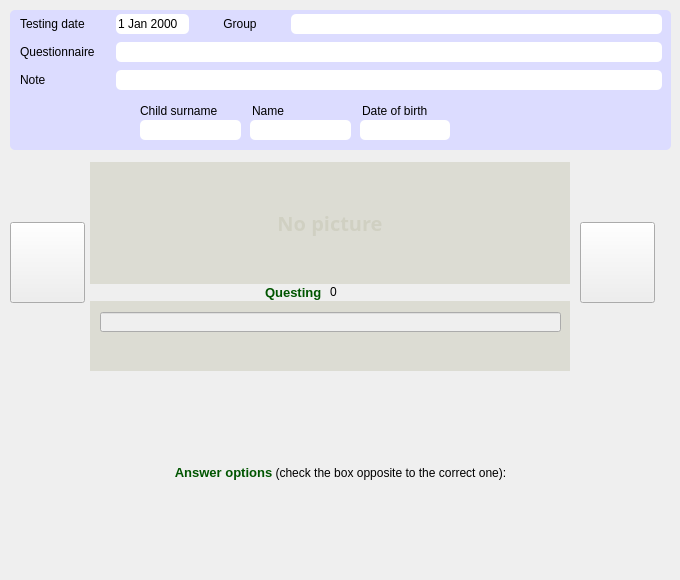
<?xml version="1.0" encoding="UTF-8"?>
<ui version="4.0">
 <class>InputTestWdg</class>
 <widget class="QWidget" name="InputTestWdg">
  <property name="geometry">
   <rect>
    <x>0</x>
    <y>0</y>
    <width>680</width>
    <height>580</height>
   </rect>
  </property>
  <property name="minimumSize">
   <size>
    <width>680</width>
    <height>580</height>
   </size>
  </property>
  <property name="maximumSize">
   <size>
    <width>680</width>
    <height>580</height>
   </size>
  </property>
  <property name="windowTitle">
   <string>Entering test results</string>
  </property>
  <widget class="QWidget" name="layoutWidget">
   <property name="geometry">
    <rect>
     <x>10</x>
     <y>10</y>
     <width>661</width>
     <height>561</height>
    </rect>
   </property>
   <layout class="QVBoxLayout" name="verticalLayout_3">
    <property name="spacing">
     <number>2</number>
    </property>
    <item>
     <widget class="QFrame" name="wgHeader">
      <property name="minimumSize">
       <size>
        <width>0</width>
        <height>140</height>
       </size>
      </property>
      <property name="maximumSize">
       <size>
        <width>16777215</width>
        <height>140</height>
       </size>
      </property>
      <property name="styleSheet">
       <string notr="true">background: rgb(220,220,255);
border-radius: 5px;</string>
      </property>
      <widget class="QLabel" name="lbChildSurname">
       <property name="geometry">
        <rect>
         <x>130</x>
         <y>94</y>
         <width>100</width>
         <height>13</height>
        </rect>
       </property>
       <property name="text">
        <string>Child surname</string>
       </property>
      </widget>
      <widget class="QLineEdit" name="leSurname">
       <property name="geometry">
        <rect>
         <x>130</x>
         <y>110</y>
         <width>101</width>
         <height>20</height>
        </rect>
       </property>
       <property name="styleSheet">
        <string notr="true">background: white;</string>
       </property>
       <property name="readOnly">
        <bool>true</bool>
       </property>
      </widget>
      <widget class="QToolButton" name="tbPrevChild">
       <property name="geometry">
        <rect>
         <x>80</x>
         <y>100</y>
         <width>34</width>
         <height>34</height>
        </rect>
       </property>
       <property name="text">
        <string/>
       </property>
       <property name="icon">
        <iconset resource="fingram.qrc">
         <normaloff>:/resources/toleft.png</normaloff>:/resources/toleft.png</iconset>
       </property>
       <property name="iconSize">
        <size>
         <width>32</width>
         <height>32</height>
        </size>
       </property>
      </widget>
      <widget class="QToolButton" name="tbNextChild">
       <property name="geometry">
        <rect>
         <x>460</x>
         <y>100</y>
         <width>34</width>
         <height>34</height>
        </rect>
       </property>
       <property name="text">
        <string/>
       </property>
       <property name="icon">
        <iconset resource="fingram.qrc">
         <normaloff>:/resources/toright.png</normaloff>:/resources/toright.png</iconset>
       </property>
       <property name="iconSize">
        <size>
         <width>32</width>
         <height>32</height>
        </size>
       </property>
      </widget>
      <widget class="QLineEdit" name="leName">
       <property name="geometry">
        <rect>
         <x>240</x>
         <y>110</y>
         <width>101</width>
         <height>20</height>
        </rect>
       </property>
       <property name="styleSheet">
        <string notr="true">background: white;</string>
       </property>
       <property name="readOnly">
        <bool>true</bool>
       </property>
      </widget>
      <widget class="QLineEdit" name="leDateBirth">
       <property name="geometry">
        <rect>
         <x>350</x>
         <y>110</y>
         <width>90</width>
         <height>20</height>
        </rect>
       </property>
       <property name="styleSheet">
        <string notr="true">background: white;</string>
       </property>
       <property name="readOnly">
        <bool>true</bool>
       </property>
      </widget>
      <widget class="QLabel" name="lbChildName">
       <property name="geometry">
        <rect>
         <x>242</x>
         <y>94</y>
         <width>50</width>
         <height>13</height>
        </rect>
       </property>
       <property name="text">
        <string>Name</string>
       </property>
      </widget>
      <widget class="QLabel" name="lbChildDB">
       <property name="geometry">
        <rect>
         <x>352</x>
         <y>94</y>
         <width>90</width>
         <height>13</height>
        </rect>
       </property>
       <property name="text">
        <string>Date of birth</string>
       </property>
      </widget>
      <widget class="QLineEdit" name="leChildId">
       <property name="geometry">
        <rect>
         <x>10</x>
         <y>110</y>
         <width>59</width>
         <height>20</height>
        </rect>
       </property>
       <property name="readOnly">
        <bool>true</bool>
       </property>
      </widget>
      <widget class="QWidget" name="layoutWidget">
       <property name="geometry">
        <rect>
         <x>10</x>
         <y>2</y>
         <width>642</width>
         <height>80</height>
        </rect>
       </property>
       <layout class="QVBoxLayout" name="verticalLayout">
        <item>
         <layout class="QHBoxLayout" name="horizontalLayout">
          <item>
           <widget class="QLabel" name="label">
            <property name="minimumSize">
             <size>
              <width>90</width>
              <height>20</height>
             </size>
            </property>
            <property name="text">
             <string>Testing date</string>
            </property>
            <property name="wordWrap">
             <bool>true</bool>
            </property>
           </widget>
          </item>
          <item>
           <widget class="QDateEdit" name="deDate">
            <property name="minimumSize">
             <size>
              <width>0</width>
              <height>20</height>
             </size>
            </property>
            <property name="styleSheet">
             <string notr="true">background: white;</string>
            </property>
            <property name="readOnly">
             <bool>true</bool>
            </property>
            <property name="buttonSymbols">
             <enum>QAbstractSpinBox::NoButtons</enum>
            </property>
           </widget>
          </item>
          <item>
           <widget class="QLabel" name="lbGroup">
            <property name="minimumSize">
             <size>
              <width>90</width>
              <height>0</height>
             </size>
            </property>
            <property name="text">
             <string>Group</string>
            </property>
            <property name="alignment">
             <set>Qt::AlignCenter</set>
            </property>
           </widget>
          </item>
          <item>
           <widget class="QLineEdit" name="leGroup">
            <property name="minimumSize">
             <size>
              <width>0</width>
              <height>20</height>
             </size>
            </property>
            <property name="styleSheet">
             <string notr="true">background: white;</string>
            </property>
            <property name="readOnly">
             <bool>true</bool>
            </property>
           </widget>
          </item>
         </layout>
        </item>
        <item>
         <layout class="QHBoxLayout" name="horizontalLayout_2">
          <item>
           <widget class="QLabel" name="lbForm">
            <property name="minimumSize">
             <size>
              <width>90</width>
              <height>20</height>
             </size>
            </property>
            <property name="text">
             <string>Questionnaire</string>
            </property>
           </widget>
          </item>
          <item>
           <widget class="QLineEdit" name="leForm">
            <property name="minimumSize">
             <size>
              <width>542</width>
              <height>20</height>
             </size>
            </property>
            <property name="styleSheet">
             <string notr="true">background: white;</string>
            </property>
            <property name="readOnly">
             <bool>true</bool>
            </property>
           </widget>
          </item>
         </layout>
        </item>
        <item>
         <layout class="QHBoxLayout" name="horizontalLayout_3">
          <item>
           <widget class="QLabel" name="lbNote">
            <property name="minimumSize">
             <size>
              <width>90</width>
              <height>20</height>
             </size>
            </property>
            <property name="text">
             <string>Note</string>
            </property>
           </widget>
          </item>
          <item>
           <widget class="QLineEdit" name="leNote">
            <property name="minimumSize">
             <size>
              <width>542</width>
              <height>20</height>
             </size>
            </property>
            <property name="styleSheet">
             <string notr="true">background: white;</string>
            </property>
            <property name="text">
             <string/>
            </property>
            <property name="readOnly">
             <bool>true</bool>
            </property>
           </widget>
          </item>
         </layout>
        </item>
       </layout>
      </widget>
     </widget>
    </item>
    <item>
     <widget class="QWidget" name="wgQuestions" native="true">
      <property name="minimumSize">
       <size>
        <width>0</width>
        <height>220</height>
       </size>
      </property>
      <property name="maximumSize">
       <size>
        <width>16777215</width>
        <height>200</height>
       </size>
      </property>
      <widget class="QPushButton" name="pbPrevQuestion">
       <property name="geometry">
        <rect>
         <x>0</x>
         <y>60</y>
         <width>75</width>
         <height>81</height>
        </rect>
       </property>
       <property name="text">
        <string/>
       </property>
       <property name="icon">
        <iconset resource="fingram.qrc">
         <normaloff>:/resources/toleft.png</normaloff>:/resources/toleft.png</iconset>
       </property>
       <property name="iconSize">
        <size>
         <width>64</width>
         <height>64</height>
        </size>
       </property>
      </widget>
      <widget class="QPushButton" name="pbNextQuestion">
       <property name="geometry">
        <rect>
         <x>570</x>
         <y>60</y>
         <width>75</width>
         <height>81</height>
        </rect>
       </property>
       <property name="styleSheet">
        <string notr="true"/>
       </property>
       <property name="text">
        <string/>
       </property>
       <property name="icon">
        <iconset resource="fingram.qrc">
         <normaloff>:/resources/toright.png</normaloff>:/resources/toright.png</iconset>
       </property>
       <property name="iconSize">
        <size>
         <width>64</width>
         <height>64</height>
        </size>
       </property>
      </widget>
      <widget class="QLabel" name="lbQuestion">
       <property name="geometry">
        <rect>
         <x>80</x>
         <y>139</y>
         <width>480</width>
         <height>70</height>
        </rect>
       </property>
       <property name="styleSheet">
        <string notr="true">background : rgba(80,80,0,30);</string>
       </property>
       <property name="text">
        <string/>
       </property>
       <property name="wordWrap">
        <bool>true</bool>
       </property>
      </widget>
      <widget class="QLineEdit" name="leQuestion">
       <property name="enabled">
        <bool>false</bool>
       </property>
       <property name="geometry">
        <rect>
         <x>90</x>
         <y>150</y>
         <width>461</width>
         <height>20</height>
        </rect>
       </property>
       <property name="readOnly">
        <bool>true</bool>
       </property>
      </widget>
      <widget class="QLabel" name="lbQuest">
       <property name="geometry">
        <rect>
         <x>255</x>
         <y>122</y>
         <width>63</width>
         <height>17</height>
        </rect>
       </property>
       <property name="text">
        <string>&lt;html&gt;&lt;head/&gt;&lt;body&gt;&lt;p&gt;&lt;span style=&quot; font-size:10pt; font-weight:600; color:#005500;&quot;&gt;Questing&lt;/span&gt;&lt;/p&gt;&lt;/body&gt;&lt;/html&gt;</string>
       </property>
      </widget>
      <widget class="QLabel" name="lbQuestNum">
       <property name="geometry">
        <rect>
         <x>320</x>
         <y>122</y>
         <width>47</width>
         <height>16</height>
        </rect>
       </property>
       <property name="text">
        <string>0</string>
       </property>
      </widget>
      <widget class="QLabel" name="lbImage">
       <property name="geometry">
        <rect>
         <x>80</x>
         <y>0</y>
         <width>480</width>
         <height>122</height>
        </rect>
       </property>
       <property name="styleSheet">
        <string notr="true">background : rgba(80,80,0,30);
color :  rgba(60,60,0,20);
font-family: sans-serif;
font-size: 20px; 
font-weight: bold;</string>
       </property>
       <property name="text">
        <string>No picture</string>
       </property>
       <property name="scaledContents">
        <bool>false</bool>
       </property>
       <property name="alignment">
        <set>Qt::AlignCenter</set>
       </property>
       <property name="wordWrap">
        <bool>true</bool>
       </property>
      </widget>
     </widget>
    </item>
    <item>
     <widget class="QWidget" name="wgAnswersMain" native="true">
      <layout class="QVBoxLayout" name="verticalLayout_2">
       <item>
        <widget class="QLabel" name="lbAnswersCaption">
         <property name="text">
          <string>&lt;html&gt;&lt;head/&gt;&lt;body&gt;&lt;p&gt;&lt;span style=&quot; font-size:10pt; font-weight:600; color:#005500;&quot;&gt;Answer options&lt;/span&gt; (check the box opposite  to the correct one):&lt;/p&gt;&lt;/body&gt;&lt;/html&gt;</string>
         </property>
         <property name="alignment">
          <set>Qt::AlignCenter</set>
         </property>
        </widget>
       </item>
      </layout>
     </widget>
    </item>
   </layout>
  </widget>
 </widget>
 <resources>
  <include location="fingram.qrc"/>
 </resources>
 <connections/>
</ui>
